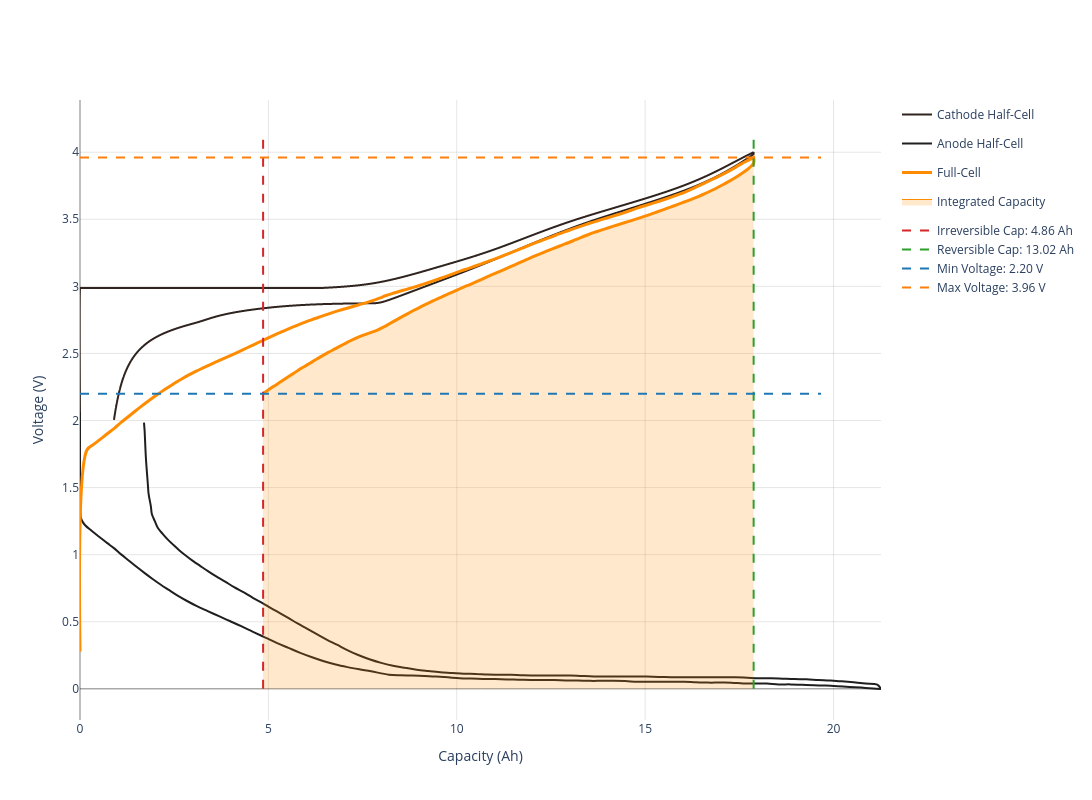

Notebook code cell kept with this figure:
### Code cell
cell.get_capacity_plot(width=1300, height=800).show()

### Figure 1 — Plotly figure (JSON) as saved in the notebook; plotly's stock layout.template omitted (floating-point values rounded to 4 significant figures; data arrays with more than 128 entries replaced by an {"elided": "..."} marker saying what was removed)
{"data": [{"customdata": {"elided": "8605 float values"}, "hovertemplate": "<b>Cathode</b><br>Capacity: %{x:.2f} mAh/cm²<br>Voltage: %{y:.3f} V<br>Direction: %{customdata}<extra></extra>", "line": {"color": "#2f241f", "shape": "spline", "width": 2}, "mode": "lines", "name": "Cathode Half-Cell", "type": "scatter", "x": {"elided": "8605 float values"}, "y": {"elided": "8605 float values"}}, {"customdata": {"elided": "173 float values"}, "hovertemplate": "<b>Anode</b><br>Capacity: %{x:.2f} mAh/cm²<br>Voltage: %{y:.3f} V<br>Direction: %{customdata}<extra></extra>", "line": {"color": "#1f1f1f", "shape": "spline", "width": 2}, "mode": "lines", "name": "Anode Half-Cell", "type": "scatter", "x": {"elided": "173 float values"}, "y": {"elided": "173 float values"}}, {"customdata": {"elided": "182 float values"}, "hovertemplate": "<b>Full-Cell</b><br>Capacity: %{x:.2f} mAh/cm²<br>Voltage: %{y:.3f} V<br>Direction: %{customdata}<extra></extra>", "line": {"color": "#ff8c00", "shape": "spline", "width": 3}, "mode": "lines", "name": "Full-Cell", "type": "scatter", "x": {"elided": "182 float values"}, "y": {"elided": "182 float values"}}, {"fill": "tozeroy", "fillcolor": "rgba(255, 140, 0, 0.2)", "line": {"color": "#ff8c00", "width": 1}, "mode": "lines", "name": "Integrated Capacity", "type": "scatter", "x": [17.88, 17.72, 17.55, 17.39, 17.23, 17.06, 16.9, 16.74, 16.57, 16.41, 16.25, 16.08, 15.92, 15.75, 15.59, 15.43, 15.26, 15.1, 14.94, 14.77, 14.61, 14.45, 14.28, 14.12, 13.96, 13.79, 13.63, 13.47, 13.3, 13.14, 12.98, 12.81, 12.65, 12.49, 12.32, 12.16, 12.0, 11.83, 11.67, 11.51, 11.34, 11.18, 11.01, 10.85, 10.69, 10.52, 10.36, 10.2, 10.03, 9.871, 9.707, 9.544, 9.38, 9.217, 9.053, 8.89, 8.726, 8.563, 8.4, 8.236, 8.073, 7.909, 7.746, 7.582, 7.419, 7.255, 7.092, 6.929, 6.765, 6.602, 6.438, 6.275, 6.111, 5.948, 5.785, 5.621, 5.458, 5.294, 5.131, 4.967, 4.858], "y": [3.919, 3.871, 3.84, 3.81, 3.783, 3.757, 3.733, 3.711, 3.689, 3.67, 3.651, 3.633, 3.616, 3.599, 3.583, 3.566, 3.549, 3.533, 3.518, 3.503, 3.488, 3.474, 3.459, 3.445, 3.43, 3.415, 3.4, 3.383, 3.365, 3.346, 3.327, 3.309, 3.292, 3.273, 3.255, 3.236, 3.217, 3.198, 3.177, 3.156, 3.135, 3.116, 3.096, 3.077, 3.056, 3.034, 3.015, 2.997, 2.976, 2.955, 2.935, 2.915, 2.893, 2.871, 2.849, 2.825, 2.801, 2.776, 2.751, 2.725, 2.699, 2.676, 2.659, 2.642, 2.625, 2.604, 2.583, 2.558, 2.534, 2.509, 2.483, 2.457, 2.429, 2.401, 2.373, 2.343, 2.313, 2.283, 2.253, 2.221, 2.2]}, {"legendgroup": "guides", "line": {"color": "#d62728", "dash": "dash", "width": 2}, "mode": "lines", "name": "Irreversible Cap: 4.86 Ah", "showlegend": true, "type": "scatter", "x": [4.86, 4.86], "y": [0, 4.158]}, {"legendgroup": "guides", "line": {"color": "#2ca02c", "dash": "dash", "width": 2}, "mode": "lines", "name": "Reversible Cap: 13.02 Ah", "showlegend": true, "type": "scatter", "x": [17.88, 17.88], "y": [0, 4.158]}, {"legendgroup": "guides", "line": {"color": "#1f77b4", "dash": "dash", "width": 2}, "mode": "lines", "name": "Min Voltage: 2.20 V", "showlegend": true, "type": "scatter", "x": [0, 19.67], "y": [2.2, 2.2]}, {"legendgroup": "guides", "line": {"color": "#ff7f0e", "dash": "dash", "width": 2}, "mode": "lines", "name": "Max Voltage: 3.96 V", "showlegend": true, "type": "scatter", "x": [0, 19.67], "y": [3.96, 3.96]}], "layout": {"height": 800, "hovermode": "closest", "paper_bgcolor": "white", "plot_bgcolor": "white", "width": 1300, "xaxis": {"gridcolor": "rgba(128, 128, 128, 0.2)", "gridwidth": 1, "showgrid": true, "title": {"text": "Capacity (Ah)"}, "zeroline": true, "zerolinecolor": "rgba(0, 0, 0, 0.5)", "zerolinewidth": 1}, "yaxis": {"gridcolor": "rgba(128, 128, 128, 0.2)", "gridwidth": 1, "showgrid": true, "title": {"text": "Voltage (V)"}, "zeroline": true, "zerolinecolor": "rgba(0, 0, 0, 0.5)", "zerolinewidth": 1}}}
